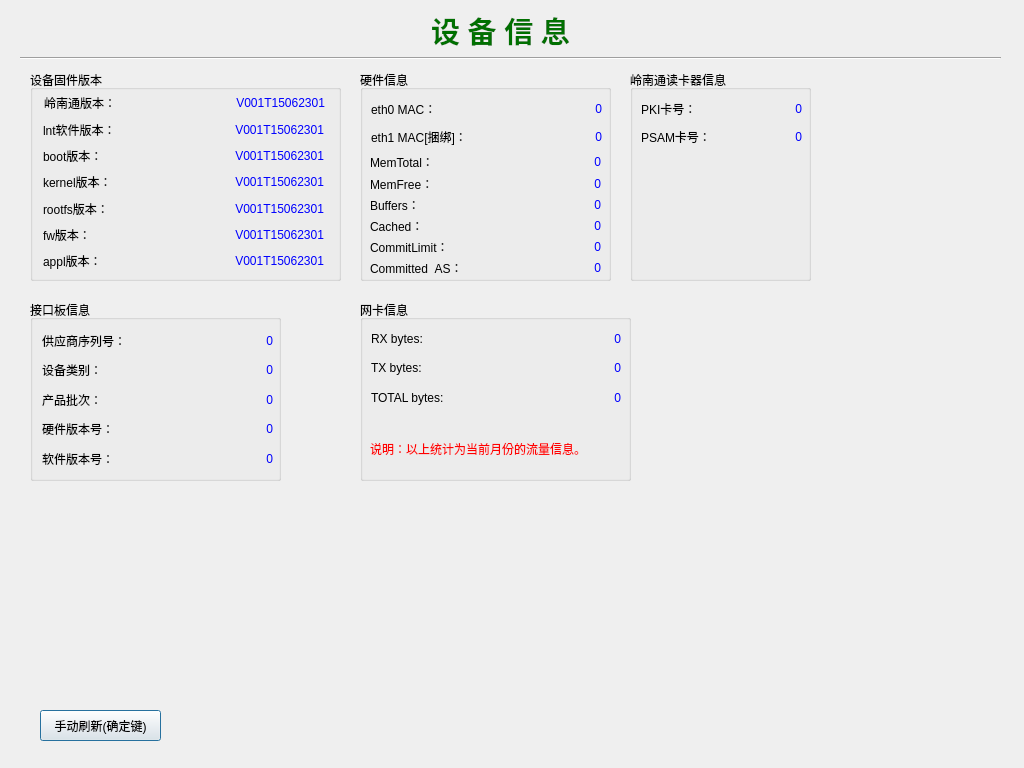
<?xml version="1.0" encoding="UTF-8"?>
<ui version="4.0">
 <class>DeviceInfoClass</class>
 <widget class="QDialog" name="DeviceInfoClass">
  <property name="geometry">
   <rect>
    <x>0</x>
    <y>0</y>
    <width>1024</width>
    <height>768</height>
   </rect>
  </property>
  <property name="minimumSize">
   <size>
    <width>1024</width>
    <height>768</height>
   </size>
  </property>
  <property name="maximumSize">
   <size>
    <width>1024</width>
    <height>768</height>
   </size>
  </property>
  <property name="windowTitle">
   <string>Dialog</string>
  </property>
  <widget class="QLabel" name="label">
   <property name="geometry">
    <rect>
     <x>0</x>
     <y>0</y>
     <width>1024</width>
     <height>768</height>
    </rect>
   </property>
   <property name="text">
    <string/>
   </property>
   <property name="pixmap">
    <pixmap resource="../bicycle.qrc">:/image/function_background.png</pixmap>
   </property>
  </widget>
  <widget class="QLabel" name="label_5">
   <property name="geometry">
    <rect>
     <x>410</x>
     <y>10</y>
     <width>181</width>
     <height>41</height>
    </rect>
   </property>
   <property name="font">
    <font>
     <family>华文中宋</family>
     <pointsize>22</pointsize>
     <weight>75</weight>
     <bold>true</bold>
    </font>
   </property>
   <property name="styleSheet">
    <string notr="true">color: rgb(0, 112, 0);</string>
   </property>
   <property name="text">
    <string>设 备 信 息</string>
   </property>
   <property name="alignment">
    <set>Qt::AlignCenter</set>
   </property>
  </widget>
  <widget class="Line" name="line">
   <property name="geometry">
    <rect>
     <x>20</x>
     <y>50</y>
     <width>981</width>
     <height>16</height>
    </rect>
   </property>
   <property name="orientation">
    <enum>Qt::Horizontal</enum>
   </property>
  </widget>
  <widget class="QGroupBox" name="groupBox">
   <property name="geometry">
    <rect>
     <x>30</x>
     <y>70</y>
     <width>311</width>
     <height>211</height>
    </rect>
   </property>
   <property name="title">
    <string>设备固件版本</string>
   </property>
   <widget class="QWidget" name="layoutWidget">
    <property name="geometry">
     <rect>
      <x>13</x>
      <y>50</y>
      <width>281</width>
      <height>151</height>
     </rect>
    </property>
    <layout class="QGridLayout" name="gridLayout">
     <item row="1" column="0">
      <widget class="QLabel" name="label_4">
       <property name="text">
        <string>boot版本：</string>
       </property>
      </widget>
     </item>
     <item row="1" column="1">
      <widget class="QLabel" name="label_bootSoftVer">
       <property name="styleSheet">
        <string notr="true">color: rgb(0, 0, 255);</string>
       </property>
       <property name="text">
        <string>V001T15062301</string>
       </property>
       <property name="alignment">
        <set>Qt::AlignRight|Qt::AlignTrailing|Qt::AlignVCenter</set>
       </property>
      </widget>
     </item>
     <item row="2" column="0">
      <widget class="QLabel" name="label_6">
       <property name="text">
        <string>kernel版本：</string>
       </property>
      </widget>
     </item>
     <item row="2" column="1">
      <widget class="QLabel" name="label_kernelSoftVer">
       <property name="styleSheet">
        <string notr="true">color: rgb(0, 0, 255);</string>
       </property>
       <property name="text">
        <string>V001T15062301</string>
       </property>
       <property name="alignment">
        <set>Qt::AlignRight|Qt::AlignTrailing|Qt::AlignVCenter</set>
       </property>
      </widget>
     </item>
     <item row="3" column="0">
      <widget class="QLabel" name="label_7">
       <property name="text">
        <string>rootfs版本：</string>
       </property>
      </widget>
     </item>
     <item row="3" column="1">
      <widget class="QLabel" name="label_rootfsSoftVer">
       <property name="styleSheet">
        <string notr="true">color: rgb(0, 0, 255);</string>
       </property>
       <property name="text">
        <string>V001T15062301</string>
       </property>
       <property name="alignment">
        <set>Qt::AlignRight|Qt::AlignTrailing|Qt::AlignVCenter</set>
       </property>
      </widget>
     </item>
     <item row="4" column="0">
      <widget class="QLabel" name="label_8">
       <property name="text">
        <string>fw版本：</string>
       </property>
      </widget>
     </item>
     <item row="4" column="1">
      <widget class="QLabel" name="label_fwSoftVer">
       <property name="styleSheet">
        <string notr="true">color: rgb(0, 0, 255);</string>
       </property>
       <property name="text">
        <string>V001T15062301</string>
       </property>
       <property name="alignment">
        <set>Qt::AlignRight|Qt::AlignTrailing|Qt::AlignVCenter</set>
       </property>
      </widget>
     </item>
     <item row="5" column="0">
      <widget class="QLabel" name="label_10">
       <property name="text">
        <string>appl版本：</string>
       </property>
      </widget>
     </item>
     <item row="5" column="1">
      <widget class="QLabel" name="label_applSoftVer">
       <property name="styleSheet">
        <string notr="true">color: rgb(0, 0, 255);</string>
       </property>
       <property name="text">
        <string>V001T15062301</string>
       </property>
       <property name="alignment">
        <set>Qt::AlignRight|Qt::AlignTrailing|Qt::AlignVCenter</set>
       </property>
      </widget>
     </item>
     <item row="0" column="1">
      <widget class="QLabel" name="label_lntSoftVer">
       <property name="styleSheet">
        <string notr="true">color: rgb(0, 0, 255);</string>
       </property>
       <property name="text">
        <string>V001T15062301</string>
       </property>
       <property name="alignment">
        <set>Qt::AlignRight|Qt::AlignTrailing|Qt::AlignVCenter</set>
       </property>
      </widget>
     </item>
     <item row="0" column="0">
      <widget class="QLabel" name="label_3">
       <property name="text">
        <string>lnt软件版本：</string>
       </property>
      </widget>
     </item>
    </layout>
   </widget>
   <widget class="QWidget" name="layoutWidget">
    <property name="geometry">
     <rect>
      <x>14</x>
      <y>22</y>
      <width>281</width>
      <height>21</height>
     </rect>
    </property>
    <layout class="QHBoxLayout" name="horizontalLayout">
     <item>
      <widget class="QLabel" name="label_2">
       <property name="text">
        <string>岭南通版本：</string>
       </property>
      </widget>
     </item>
     <item>
      <widget class="QLabel" name="label_lntFwVer">
       <property name="enabled">
        <bool>true</bool>
       </property>
       <property name="styleSheet">
        <string notr="true">color: rgb(0, 0, 255);</string>
       </property>
       <property name="text">
        <string>V001T15062301</string>
       </property>
       <property name="alignment">
        <set>Qt::AlignRight|Qt::AlignTrailing|Qt::AlignVCenter</set>
       </property>
      </widget>
     </item>
    </layout>
   </widget>
  </widget>
  <widget class="QPushButton" name="pushButton_manualRefresh">
   <property name="geometry">
    <rect>
     <x>40</x>
     <y>710</y>
     <width>121</width>
     <height>31</height>
    </rect>
   </property>
   <property name="text">
    <string>手动刷新(确定键)</string>
   </property>
  </widget>
  <widget class="QLabel" name="label_deviceInfoShow">
   <property name="geometry">
    <rect>
     <x>270</x>
     <y>710</y>
     <width>521</width>
     <height>41</height>
    </rect>
   </property>
   <property name="font">
    <font>
     <family>文泉驿正黑</family>
     <pointsize>18</pointsize>
     <weight>50</weight>
     <bold>false</bold>
    </font>
   </property>
   <property name="styleSheet">
    <string notr="true">color: rgb(0, 0, 255);</string>
   </property>
   <property name="text">
    <string/>
   </property>
   <property name="alignment">
    <set>Qt::AlignCenter</set>
   </property>
  </widget>
  <widget class="QGroupBox" name="groupBox_2">
   <property name="geometry">
    <rect>
     <x>360</x>
     <y>70</y>
     <width>251</width>
     <height>211</height>
    </rect>
   </property>
   <property name="title">
    <string>硬件信息</string>
   </property>
   <widget class="QWidget" name="layoutWidget">
    <property name="geometry">
     <rect>
      <x>11</x>
      <y>27</y>
      <width>231</width>
      <height>51</height>
     </rect>
    </property>
    <layout class="QGridLayout" name="gridLayout_2">
     <item row="0" column="0">
      <widget class="QLabel" name="label_9">
       <property name="text">
        <string>eth0 MAC：</string>
       </property>
      </widget>
     </item>
     <item row="0" column="1">
      <widget class="QLabel" name="label_eth0MAC">
       <property name="styleSheet">
        <string notr="true">color: rgb(0, 0, 255);</string>
       </property>
       <property name="text">
        <string>0</string>
       </property>
       <property name="alignment">
        <set>Qt::AlignRight|Qt::AlignTrailing|Qt::AlignVCenter</set>
       </property>
      </widget>
     </item>
     <item row="1" column="0">
      <widget class="QLabel" name="label_11">
       <property name="text">
        <string>eth1 MAC[捆绑]：</string>
       </property>
      </widget>
     </item>
     <item row="1" column="1">
      <widget class="QLabel" name="label_eth1MAC">
       <property name="styleSheet">
        <string notr="true">color: rgb(0, 0, 255);</string>
       </property>
       <property name="text">
        <string>0</string>
       </property>
       <property name="alignment">
        <set>Qt::AlignRight|Qt::AlignTrailing|Qt::AlignVCenter</set>
       </property>
      </widget>
     </item>
    </layout>
   </widget>
   <widget class="QWidget" name="layoutWidget">
    <property name="geometry">
     <rect>
      <x>10</x>
      <y>84</y>
      <width>231</width>
      <height>121</height>
     </rect>
    </property>
    <layout class="QGridLayout" name="gridLayout_4">
     <item row="0" column="0">
      <widget class="QLabel" name="label_12">
       <property name="text">
        <string>MemTotal：</string>
       </property>
      </widget>
     </item>
     <item row="0" column="1">
      <widget class="QLabel" name="label_MemTotal">
       <property name="styleSheet">
        <string notr="true">color: rgb(0, 0, 255);</string>
       </property>
       <property name="text">
        <string>0</string>
       </property>
       <property name="alignment">
        <set>Qt::AlignRight|Qt::AlignTrailing|Qt::AlignVCenter</set>
       </property>
      </widget>
     </item>
     <item row="1" column="1">
      <widget class="QLabel" name="label_MemFree">
       <property name="styleSheet">
        <string notr="true">color: rgb(0, 0, 255);</string>
       </property>
       <property name="text">
        <string>0</string>
       </property>
       <property name="alignment">
        <set>Qt::AlignRight|Qt::AlignTrailing|Qt::AlignVCenter</set>
       </property>
      </widget>
     </item>
     <item row="2" column="0">
      <widget class="QLabel" name="label_14">
       <property name="text">
        <string>Buffers：</string>
       </property>
      </widget>
     </item>
     <item row="2" column="1">
      <widget class="QLabel" name="label_Buffers">
       <property name="styleSheet">
        <string notr="true">color: rgb(0, 0, 255);</string>
       </property>
       <property name="text">
        <string>0</string>
       </property>
       <property name="alignment">
        <set>Qt::AlignRight|Qt::AlignTrailing|Qt::AlignVCenter</set>
       </property>
      </widget>
     </item>
     <item row="3" column="0">
      <widget class="QLabel" name="label_20">
       <property name="text">
        <string>Cached：</string>
       </property>
      </widget>
     </item>
     <item row="3" column="1">
      <widget class="QLabel" name="label_Cached">
       <property name="styleSheet">
        <string notr="true">color: rgb(0, 0, 255);</string>
       </property>
       <property name="text">
        <string>0</string>
       </property>
       <property name="alignment">
        <set>Qt::AlignRight|Qt::AlignTrailing|Qt::AlignVCenter</set>
       </property>
      </widget>
     </item>
     <item row="4" column="0">
      <widget class="QLabel" name="label_21">
       <property name="text">
        <string>CommitLimit：</string>
       </property>
      </widget>
     </item>
     <item row="4" column="1">
      <widget class="QLabel" name="label_CommitLimit">
       <property name="styleSheet">
        <string notr="true">color: rgb(0, 0, 255);</string>
       </property>
       <property name="text">
        <string>0</string>
       </property>
       <property name="alignment">
        <set>Qt::AlignRight|Qt::AlignTrailing|Qt::AlignVCenter</set>
       </property>
      </widget>
     </item>
     <item row="5" column="0">
      <widget class="QLabel" name="label_22">
       <property name="text">
        <string>Committed_AS：</string>
       </property>
      </widget>
     </item>
     <item row="5" column="1">
      <widget class="QLabel" name="label_Committed_AS">
       <property name="styleSheet">
        <string notr="true">color: rgb(0, 0, 255);</string>
       </property>
       <property name="text">
        <string>0</string>
       </property>
       <property name="alignment">
        <set>Qt::AlignRight|Qt::AlignTrailing|Qt::AlignVCenter</set>
       </property>
      </widget>
     </item>
     <item row="1" column="0">
      <widget class="QLabel" name="label_13">
       <property name="text">
        <string>MemFree：</string>
       </property>
      </widget>
     </item>
    </layout>
   </widget>
  </widget>
  <widget class="QGroupBox" name="groupBox_3">
   <property name="geometry">
    <rect>
     <x>630</x>
     <y>70</y>
     <width>181</width>
     <height>211</height>
    </rect>
   </property>
   <property name="title">
    <string>岭南通读卡器信息</string>
   </property>
   <widget class="QWidget" name="layoutWidget_2">
    <property name="geometry">
     <rect>
      <x>11</x>
      <y>27</y>
      <width>161</width>
      <height>51</height>
     </rect>
    </property>
    <layout class="QGridLayout" name="gridLayout_3">
     <item row="0" column="0">
      <widget class="QLabel" name="label_15">
       <property name="text">
        <string>PKI卡号：</string>
       </property>
      </widget>
     </item>
     <item row="0" column="1">
      <widget class="QLabel" name="label_lntPKI">
       <property name="styleSheet">
        <string notr="true">color: rgb(0, 0, 255);</string>
       </property>
       <property name="text">
        <string>0</string>
       </property>
       <property name="alignment">
        <set>Qt::AlignRight|Qt::AlignTrailing|Qt::AlignVCenter</set>
       </property>
      </widget>
     </item>
     <item row="1" column="0">
      <widget class="QLabel" name="label_16">
       <property name="text">
        <string>PSAM卡号：</string>
       </property>
      </widget>
     </item>
     <item row="1" column="1">
      <widget class="QLabel" name="label_lntPSAM">
       <property name="styleSheet">
        <string notr="true">color: rgb(0, 0, 255);</string>
       </property>
       <property name="text">
        <string>0</string>
       </property>
       <property name="alignment">
        <set>Qt::AlignRight|Qt::AlignTrailing|Qt::AlignVCenter</set>
       </property>
      </widget>
     </item>
    </layout>
   </widget>
  </widget>
  <widget class="QGroupBox" name="groupBox_4">
   <property name="geometry">
    <rect>
     <x>30</x>
     <y>300</y>
     <width>251</width>
     <height>181</height>
    </rect>
   </property>
   <property name="title">
    <string>接口板信息</string>
   </property>
   <widget class="QWidget" name="layoutWidget">
    <property name="geometry">
     <rect>
      <x>12</x>
      <y>29</y>
      <width>231</width>
      <height>141</height>
     </rect>
    </property>
    <layout class="QGridLayout" name="gridLayout_11">
     <item row="0" column="0">
      <widget class="QLabel" name="label_50">
       <property name="text">
        <string>供应商序列号：</string>
       </property>
      </widget>
     </item>
     <item row="0" column="1">
      <widget class="QLabel" name="label_vendorEncoding">
       <property name="styleSheet">
        <string notr="true">color: rgb(0, 0, 255);</string>
       </property>
       <property name="text">
        <string>0</string>
       </property>
       <property name="alignment">
        <set>Qt::AlignRight|Qt::AlignTrailing|Qt::AlignVCenter</set>
       </property>
      </widget>
     </item>
     <item row="1" column="0">
      <widget class="QLabel" name="label_51">
       <property name="text">
        <string>设备类别：</string>
       </property>
      </widget>
     </item>
     <item row="1" column="1">
      <widget class="QLabel" name="label_deviceType">
       <property name="styleSheet">
        <string notr="true">color: rgb(0, 0, 255);</string>
       </property>
       <property name="text">
        <string>0</string>
       </property>
       <property name="alignment">
        <set>Qt::AlignRight|Qt::AlignTrailing|Qt::AlignVCenter</set>
       </property>
      </widget>
     </item>
     <item row="2" column="0">
      <widget class="QLabel" name="label_57">
       <property name="text">
        <string>产品批次：</string>
       </property>
      </widget>
     </item>
     <item row="2" column="1">
      <widget class="QLabel" name="label_productBatch">
       <property name="styleSheet">
        <string notr="true">color: rgb(0, 0, 255);</string>
       </property>
       <property name="text">
        <string>0</string>
       </property>
       <property name="alignment">
        <set>Qt::AlignRight|Qt::AlignTrailing|Qt::AlignVCenter</set>
       </property>
      </widget>
     </item>
     <item row="3" column="0">
      <widget class="QLabel" name="label_53">
       <property name="text">
        <string>硬件版本号：</string>
       </property>
      </widget>
     </item>
     <item row="3" column="1">
      <widget class="QLabel" name="label_hardwareVersion">
       <property name="styleSheet">
        <string notr="true">color: rgb(0, 0, 255);</string>
       </property>
       <property name="text">
        <string>0</string>
       </property>
       <property name="alignment">
        <set>Qt::AlignRight|Qt::AlignTrailing|Qt::AlignVCenter</set>
       </property>
      </widget>
     </item>
     <item row="4" column="0">
      <widget class="QLabel" name="label_54">
       <property name="text">
        <string>软件版本号：</string>
       </property>
      </widget>
     </item>
     <item row="4" column="1">
      <widget class="QLabel" name="label_softwareVersion">
       <property name="styleSheet">
        <string notr="true">color: rgb(0, 0, 255);</string>
       </property>
       <property name="text">
        <string>0</string>
       </property>
       <property name="alignment">
        <set>Qt::AlignRight|Qt::AlignTrailing|Qt::AlignVCenter</set>
       </property>
      </widget>
     </item>
    </layout>
   </widget>
  </widget>
  <widget class="QGroupBox" name="groupBox_5">
   <property name="geometry">
    <rect>
     <x>360</x>
     <y>300</y>
     <width>271</width>
     <height>181</height>
    </rect>
   </property>
   <property name="title">
    <string>网卡信息</string>
   </property>
   <widget class="QLabel" name="label_23">
    <property name="geometry">
     <rect>
      <x>10</x>
      <y>140</y>
      <width>231</width>
      <height>18</height>
     </rect>
    </property>
    <property name="styleSheet">
     <string notr="true">color: rgb(255, 0, 0);</string>
    </property>
    <property name="text">
     <string>说明：以上统计为当前月份的流量信息。</string>
    </property>
   </widget>
  </widget>
  <widget class="QLabel" name="label_17">
   <property name="geometry">
    <rect>
     <x>371</x>
     <y>331</y>
     <width>61</width>
     <height>16</height>
    </rect>
   </property>
   <property name="text">
    <string>RX bytes:</string>
   </property>
  </widget>
  <widget class="QLabel" name="label_rx_bytes">
   <property name="geometry">
    <rect>
     <x>430</x>
     <y>331</y>
     <width>191</width>
     <height>16</height>
    </rect>
   </property>
   <property name="styleSheet">
    <string notr="true">color: rgb(0, 0, 255);</string>
   </property>
   <property name="text">
    <string>0</string>
   </property>
   <property name="alignment">
    <set>Qt::AlignRight|Qt::AlignTrailing|Qt::AlignVCenter</set>
   </property>
  </widget>
  <widget class="QLabel" name="label_19">
   <property name="geometry">
    <rect>
     <x>371</x>
     <y>360</y>
     <width>61</width>
     <height>16</height>
    </rect>
   </property>
   <property name="text">
    <string>TX bytes:</string>
   </property>
  </widget>
  <widget class="QLabel" name="label_tx_bytes">
   <property name="geometry">
    <rect>
     <x>430</x>
     <y>360</y>
     <width>191</width>
     <height>16</height>
    </rect>
   </property>
   <property name="styleSheet">
    <string notr="true">color: rgb(0, 0, 255);</string>
   </property>
   <property name="text">
    <string>0</string>
   </property>
   <property name="alignment">
    <set>Qt::AlignRight|Qt::AlignTrailing|Qt::AlignVCenter</set>
   </property>
  </widget>
  <widget class="QLabel" name="label_24">
   <property name="geometry">
    <rect>
     <x>371</x>
     <y>390</y>
     <width>81</width>
     <height>16</height>
    </rect>
   </property>
   <property name="text">
    <string>TOTAL bytes:</string>
   </property>
  </widget>
  <widget class="QLabel" name="label_total_bytes">
   <property name="geometry">
    <rect>
     <x>450</x>
     <y>390</y>
     <width>171</width>
     <height>16</height>
    </rect>
   </property>
   <property name="styleSheet">
    <string notr="true">color: rgb(0, 0, 255);</string>
   </property>
   <property name="text">
    <string>0</string>
   </property>
   <property name="alignment">
    <set>Qt::AlignRight|Qt::AlignTrailing|Qt::AlignVCenter</set>
   </property>
  </widget>
 </widget>
 <resources>
  <include location="../bicycle.qrc"/>
 </resources>
 <connections/>
</ui>
